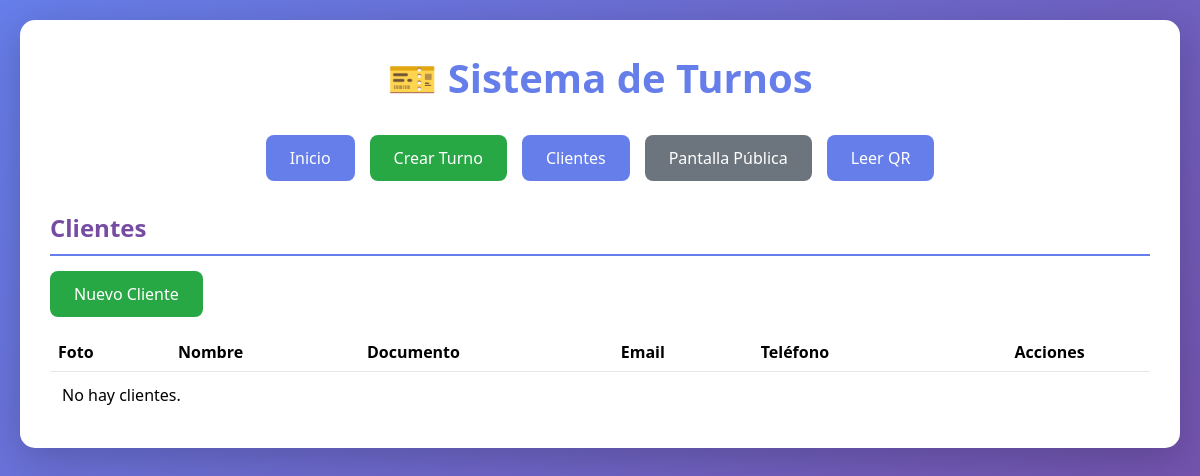
Page /clientes/ on the earlier database version.
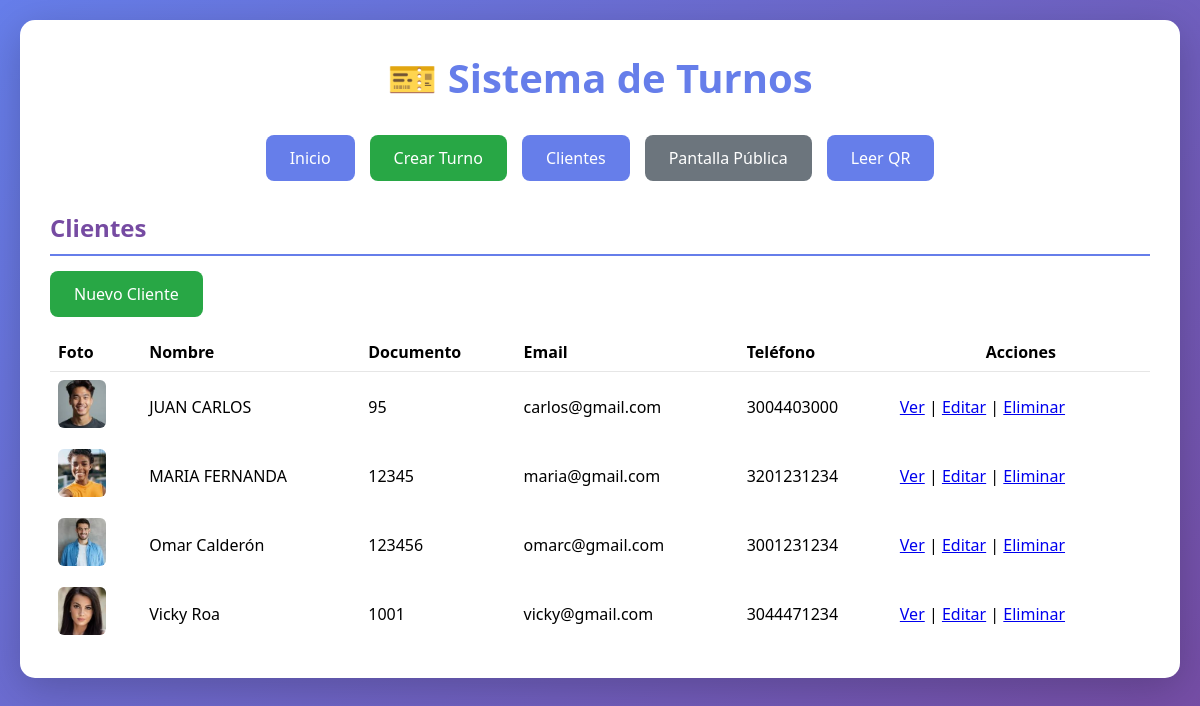
Same page on the later database version.
### App_QR/models.py (models this page shows, shortened)
class Cliente(models.Model):
    nombre = models.CharField(max_length=200)
    documento = models.CharField(max_length=50, blank=True, null=True)
    email = models.EmailField(blank=True, null=True)
    telefono = models.CharField(max_length=30, blank=True, null=True)
    foto = models.ImageField(upload_to='clientes/fotos/', blank=True, null=True)
    class Meta:
        verbose_name = 'Cliente'
        verbose_name_plural = 'Clientes'

### App_QR/views.py (the view)
# urls.py: path('clientes/', views.cliente_list, name='cliente_list'),
def cliente_list(request):
    clientes = Cliente.objects.all().order_by('nombre')
    return render(request, 'App_QR/cliente_list.html', {'clientes': clientes})

### App_QR/templates/App_QR/cliente_list.html (shortened to what this page needs)
{% extends 'App_QR/base.html' %}
{% load static %}
{% block content %}
<h2>Clientes</h2>
<a href="{% url 'cliente_create' %}" class="btn btn-success">Nuevo Cliente</a>
<table style="width:100%; margin-top:16px; border-collapse:collapse;">
    <thead>
        <tr>
        <th style="text-align:left; padding:8px; border-bottom:1px solid #e6e6e6;">Foto</th>
        <th style="text-align:left; padding:8px; border-bottom:1px solid #e6e6e6;">Nombre</th>
        <th style="text-align:left; padding:8px; border-bottom:1px solid #e6e6e6;">Documento</th>
        <th style="text-align:left; padding:8px; border-bottom:1px solid #e6e6e6;">Email</th>
        <th style="text-align:left; padding:8px; border-bottom:1px solid #e6e6e6;">Teléfono</th>
        <th style="padding:8px; border-bottom:1px solid #e6e6e6;">Acciones</th>
        </tr>
    </thead>
    <tbody>
        {% for cliente in clientes %}
            <tr>
                <td style="padding:8px;">
                    {% if cliente.foto %}
                        <img src="{{ cliente.foto.url }}" alt="{{ cliente.nombre }}" style="width:48px;height:48px;object-fit:cover;border-radius:6px;" />
                    {% endif %}
                </td>
                <td style="padding:8px;">{{ cliente.nombre }}</td>
                <td style="padding:8px;">{{ cliente.documento }}</td>
                <td style="padding:8px;">{{ cliente.email }}</td>
                <td style="padding:8px;">{{ cliente.telefono }}</td>
                <td style="padding:8px;"><a href="{% url 'cliente_detail' cliente.pk %}">Ver</a> | <a href="{% url 'cliente_update' cliente.pk %}">Editar</a> | <a href="{% url 'cliente_delete' cliente.pk %}">Eliminar</a></td>
            </tr>
            {% empty %}
                <tr><td colspan="6" style="padding:12px;">No hay clientes.</td></tr>
        {% endfor %}
    </tbody>
</table>
{% endblock %}

### App_QR/templates/App_QR/base.html (shortened to what this page needs)
<!DOCTYPE html>
<html lang="es">
<head>
    {% load static %}
    <link rel="stylesheet" href="{% static 'App_QR/css/base.css' %}">
</head>
<body>
    <div class="container">
        <h1>🎫 Sistema de Turnos</h1>
        <div class="nav">
            <a href="{% url 'home' %}" class="btn">Inicio</a>
            <a href="{% url 'crear_turno' %}" class="btn btn-success">Crear Turno</a>
            <a href="{% url 'cliente_list' %}" class="btn">Clientes</a>
            <a href="{% url 'pantalla_publica' %}" class="btn btn-secondary" target="_blank">Pantalla Pública</a>
            <a href="{% url 'leer_qr' %}" class="btn">Leer QR</a>
        </div>
        {% block content %}{% endblock %}
    </div>
</body>
</html>

### App_QR/static/App_QR/css/base.css (style rules this page uses)
* { margin: 0; padding: 0; box-sizing: border-box; }
body { font-family: 'Segoe UI', Tahoma, Geneva, Verdana, sans-serif; background: linear-gradient(135deg, #667eea 0%, #764ba2 100%); min-height: 100vh; padding: 20px; }
.container { max-width: 1200px; margin: 0 auto; background: white; border-radius: 15px; box-shadow: 0 10px 40px rgba(0,0,0,0.2); padding: 30px; }
h1 { color: #667eea; margin-bottom: 30px; text-align: center; font-size: 2.5em; }
h2 { color: #764ba2; margin: 25px 0 15px 0; border-bottom: 2px solid #667eea; padding-bottom: 10px; }
.btn { display: inline-block; padding: 12px 24px; background: #667eea; color: white; text-decoration: none; border-radius: 8px; border: none; cursor: pointer; font-size: 16px; transition: all 0.3s; }
.btn-secondary { background: #6c757d; }
.btn-success { background: #28a745; }
.nav { display: flex; gap: 15px; margin-bottom: 30px; justify-content: center; }

Differences in the rows shown:
added Cliente: foto (picture), nombre "JUAN CARLOS", documento "95", email "carlos@gmail.com", telefono "3004403000"
added Cliente: foto (picture), nombre "MARIA FERNANDA", documento "12345", email "maria@gmail.com", telefono "3201231234"
added Cliente: foto (picture), nombre "Omar Calderón", documento "123456", email "omarc@gmail.com", telefono "3001231234"
added Cliente: foto (picture), nombre "Vicky Roa", documento "1001", email "vicky@gmail.com", telefono "3044471234"
Other differences:
text no longer shown: "No hay clientes."
